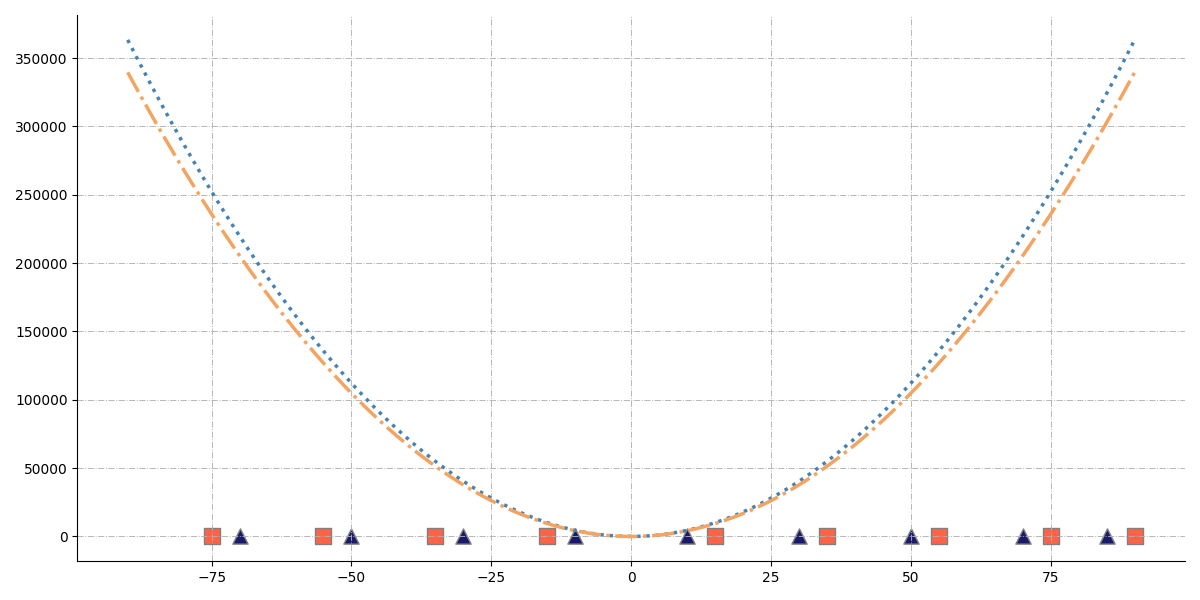

This chart was generated by the following Python code:
import matplotlib.pyplot as plt
import numpy as np
from numpy.polynomial.polynomial import Polynomial

latitudes = np.array([-70, -50, -30, -10, 10, 30, 50, 70, 85])
water_intensity = np.array([5, 15, 25, 40, 60, 45, 30, 20, 10])

latitudes_advanced = np.array([-75, -55, -35, -15, 15, 35, 55, 75, 90])
water_intensity_advanced = np.array([8, 18, 22, 35, 55, 40, 35, 22, 15])

coefs = np.polyfit(latitudes, water_intensity, 2)
poly_fit = Polynomial(coefs)
latitudes_fit = np.linspace(-90, 90, 500)
water_intensity_fit = poly_fit(latitudes_fit)

coefs_advanced = np.polyfit(latitudes_advanced, water_intensity_advanced, 2)
poly_fit_advanced = Polynomial(coefs_advanced)
water_intensity_fit_advanced = poly_fit_advanced(latitudes_fit)

plt.figure(figsize=(12, 6))
plt.scatter(latitudes, water_intensity, color='midnightblue', edgecolors='gray', s=120, marker='^')
plt.plot(latitudes_fit, water_intensity_fit, color='steelblue', linewidth=2.5, linestyle=':')

plt.scatter(latitudes_advanced, water_intensity_advanced, color='tomato', edgecolors='gray', s=120, marker='s')
plt.plot(latitudes_fit, water_intensity_fit_advanced, color='sandybrown', linewidth=2.5, linestyle='-.')

plt.grid(True, linestyle='-.', linewidth=0.7, alpha=0.9)
plt.gca().spines['top'].set_visible(False)
plt.gca().spines['right'].set_visible(False)
plt.tight_layout()
plt.show()
